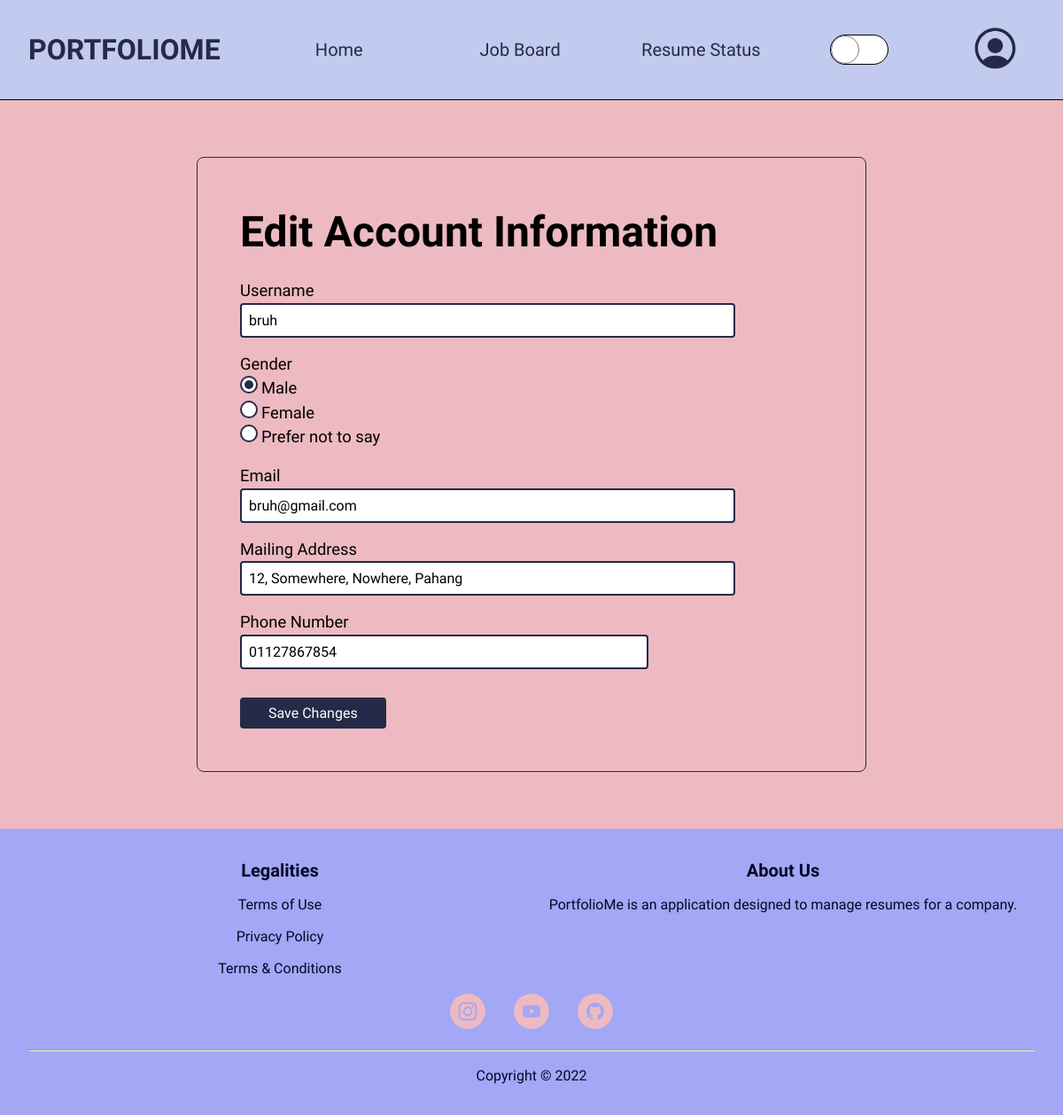
/edit_profile (signed in), run on the app's committed database.
### PortfolioMe/models.py (models this page shows, shortened)
class Applicant(db.Model, UserMixin):
    __tablename__ = 'applicant'
    id = db.Column(db.Integer, primary_key=True)
    username = db.Column(db.String(50), unique=True, nullable=False)
    ic = db.Column(db.String(12), unique=True, nullable=False)
    mailing_address = db.Column(db.String(100), unique=False, nullable=False)
    password = db.Column(db.String(60), unique=False, nullable=False)
    gender = db.Column(db.String(20), unique=False, nullable=False)
    email = db.Column(db.String(50), unique=True, nullable=False)
    phone_number = db.Column(db.String(20), unique=False, nullable=False)
    resumes_owned = db.relationship(
        'Resume', backref='associated_applicant', uselist=True)
    status = db.Column(db.String(20), unique=False,
                       nullable=False, default='Active')
    last_active = db.Column(db.DateTime, unique=False, nullable=False,
                            default=datetime.utcnow)

### PortfolioMe/client/routes.py (the view)
@client.route("/edit_profile", methods=["GET", "POST"])
@login_required
def edit_profile():
    form = EditProfileForm()
    if form.validate_on_submit():
        current_user.username = form.username.data
        current_user.email = form.email.data
        current_user.mailing_address = form.mailing_address.data
        current_user.phone_number = form.phone_number.data
        current_user.gender = form.gender.data
        db.session.commit()
        flash(f"Profile updated successfully.", "success")
        return redirect(url_for("client.edit_profile"))
    elif request.method == "GET":
        form.username.data = current_user.username
        form.email.data = current_user.email
        form.mailing_address.data = current_user.mailing_address
        form.phone_number.data = current_user.phone_number
        form.gender.data = current_user.gender
    return render_template("client/edit_profile.html", form=form)

### PortfolioMe/client/forms.py (shortened to what this page needs)
class EditProfileForm(FlaskForm):
    username = StringField('Username', validators=[
        DataRequired(), Length(min=3, max=20)])
    email = StringField('Email', validators=[DataRequired(), Email()])
    mailing_address = StringField(
        'Mailing Address', validators=[DataRequired()])
    phone_number = TelField('Phone Number', validators=[
        DataRequired(), Length(min=8, max=11, message="Follows Malaysian phone number format."), Regexp(r"(01)[0-9]{1}[0-9]{6,8}", message="Phone number is 9 to 11 characters without dash.")])
    gender = RadioField('Gender', validators=[
                        DataRequired()], choices=gender_radio)
    submit = SubmitField('Save Changes')

### PortfolioMe/models.py (called while the page is built)
@login_manager.user_loader
def load_user(user_id):
    applicant = Applicant.query.get(int(user_id))
    if applicant.status != "Active":
        return None and logout_user
    return applicant

### PortfolioMe/templates/client/edit_profile.html (shortened to what this page needs)
{% extends "layout/base.html" %}  {% block css %}<link
    rel="stylesheet"
    href="{{ url_for('static', filename='css/client/edit_profile.css') }}"
/>
{% endblock %} {% block content %}
<main class="edit-profile-container">
    <section class="account-info">
        <h1>Edit Account Information</h1>
        <form method="POST" class="form-container" novalidate>
            <div>
                {{ form.username.label }} {% if form.username.errors %} {{
                form.username(placeholder='New username') }}
                <p class="error-msg">
                    {% for error in form.username.errors %} {{ error }} {%
                    endfor %}
                </p>
                {% else %} {{ form.username(placeholder='New username') }} {%
                endif %}
            </div>
            <div>
                {{ form.gender.label }}
                <span
                    >{% if form.gender.errors %} {{ form.gender }}
                    <p class="error-msg">
                        {% for error in form.gender.errors %} {{ error }} {%
                        endfor %}
                    </p>
                    {% else %} {{ form.gender }} {% endif %}
                </span>
            </div>
            <div>
                {{ form.email.label }} {% if form.email.errors %} {{
                form.email(placeholder='New email') }}
                <p class="error-msg">
                    {% for error in form.email.errors %} {{ error }} {% endfor
                    %}
                </p>
                {% else %} {{ form.email(placeholder='New email')}} {% endif %}
            </div>
            <div>
                {{ form.mailing_address.label }} {% if
                form.mailing_address.errors %} {{
                form.mailing_address(placeholder='New mailing address') }}
                <p class="error-msg">
                    {% for error in form.mailing_address.errors %} {{ error }}
                    {% endfor %}
                </p>
                {% else %} {{ form.mailing_address(placeholder='New mailing
                address')}} {% endif %}
            </div>
            <div>
                {{ form.phone_number.label }} {% if form.phone_number.errors %}
                {{ form.phone_number(placeholder='New phone number') }}
                <p class="error-msg">
                    {% for error in form.phone_number.errors %} {{ error }} {%
                    endfor %}
                </p>
                {% else %} {{ form.phone_number(placeholder='New phone number')}} {% endif %}
            </div>
            <div>{{ form.submit }}</div>
        </form>
    </section>
</main>
{% endblock %} {% block javascript %}{% endblock %}

### PortfolioMe/static/css/layout/base.css (style rules this page uses)
body { display: grid; grid-template-rows: auto 1fr auto; }
:root { --width: 4rem; }
input[type='text'], input[type='password'], input[type='email'], input[type='file'], input[type='tel'], input[type='number'], input[type='url'], textarea { display: block; padding: 0.5rem; border-radius: 0.25rem; }
input[type='submit'], input[type='button'] { cursor: pointer; padding-inline: 2rem; padding-block: 0.5rem; border-radius: 0.25rem; border: none; font-weight: 500; }

### PortfolioMe/static/css/client/edit_profile.css (style rules this page uses)
body { font-weight: 500; z-index: 0; }
main.edit-profile-container { padding-block: 4rem; padding-inline: 12rem; background-color: hsl(var(--pink)); }
section.account-info { margin-inline: auto; width: 75%; padding: 3rem; border-radius: 0.5rem; border: 1px solid hsl(var(--dark-blue)); }
.account-info h1 { font-size: 3rem; margin-bottom: 1rem; }
.form-container { margin-top: 1rem; display: flex; flex-direction: column; row-gap: 1rem; }
input[type='text'], input[type='password'], input[type='email'], input[type='tel'] { border: 2px solid hsl(var(--dark-blue)); width: 70%; }
input[type='submit'] { background-color: hsl(var(--dark-blue)); color: hsl(var(--pure-white)); margin-top: 1rem; }
.form-container label { font-size: 1.15rem; }
.form-container span ul { list-style: none; display: flex; column-gap: 1rem; padding-inline-start: 0; }
.form-container span input { appearance: none; position: relative; width: 20px; height: 20px; border-radius: 50%; border: 2px solid hsl(var(--dark-blue)); background-color: hsl(var(--pure-white)); }
.form-container span input:checked::before { content: ''; position: absolute; width: 10px; height: 10px; top: 50%; left: 50%; transform: translate(-50%, -50%); border-radius: 50%; background-color: hsl(var(--dark-blue)); }
@media screen and (max-width: 1200px) { main.edit-profile-container { padding-inline: 6rem; } }
@media screen and (max-width: 1200px) { input[type='text'], input[type='password'], input[type='email'] { width: 85%; } }
@media screen and (max-width: 1200px) { .form-container span ul { flex-direction: column; } }

### data on the page
Applicant: username "bruh", gender "☑ Male ☐ Female ☐ Prefer not to say", email "bruh@gmail.com", mailing_address "12, Somewhere, Nowhere, Pahang", phone_number "01127867854"
